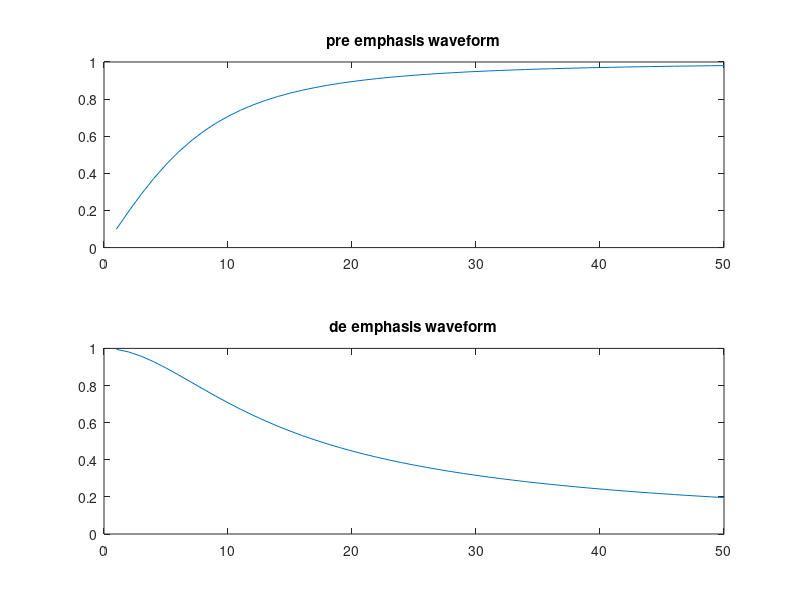

Recreate this plot in MATLAB.
f1=10;
for f=1:50
    x(f)=(1/sqrt(1+(f1/f)^2));
    f2(f)=f;
end
subplot(2,1,1);
plot(f2,x);
title('pre emphasis waveform');
for f=1:50
    y(f)=(1/sqrt(1+(f/f1)^2));
    f3(f)=f;
end
subplot(2,1,2);
plot(f3,y);
title('de emphasis waveform');